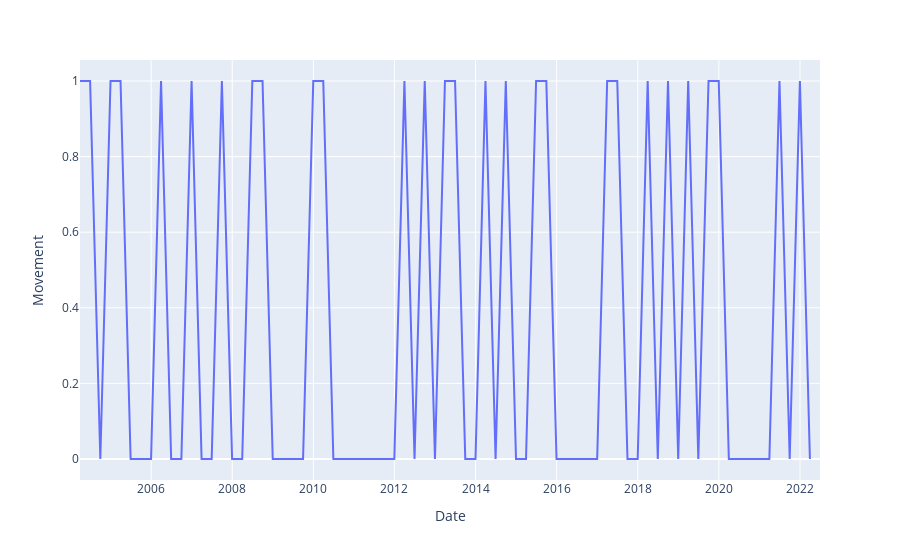
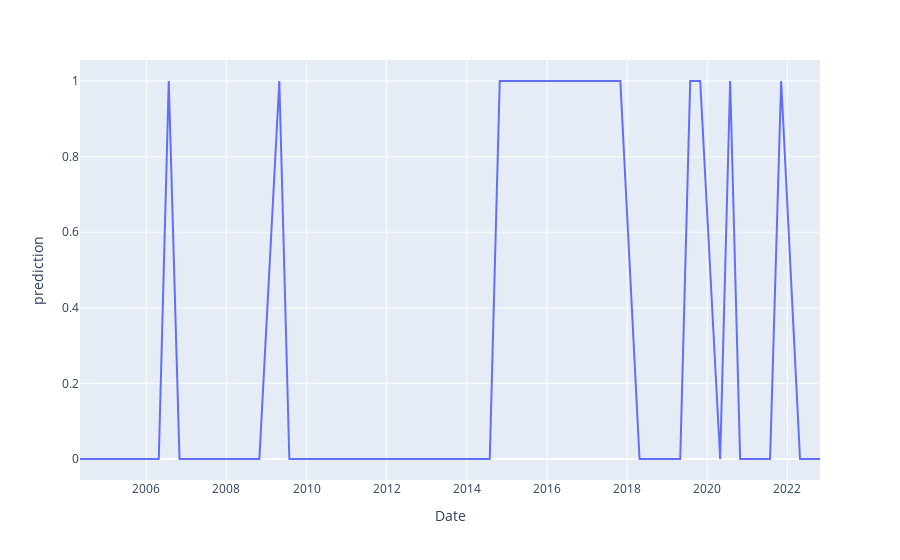

Write notebook code for charts like these, in order.
### Markdown cell above
The following plots to help visualize the predicted vs actual movement of IBM's stock price

### Code cell
import plotly.express as px

print("The Actual Movement of Stock Price")
px.line(data1, x='Date', y="Movement").show() # actual

print("The Predicted Movement of Stock Price")
px.line(sentiments, x='Date', y="prediction").show() # predicted

### Figure 1 — Plotly figure (JSON) as saved in the notebook; plotly's stock layout.template omitted (floating-point values rounded to 4 significant figures)
{"data": [{"hovertemplate": "Date=%{x}<br>Movement=%{y}<extra></extra>", "legendgroup": "", "line": {"color": "#636efa", "dash": "solid"}, "marker": {"symbol": "circle"}, "mode": "lines", "name": "", "orientation": "v", "showlegend": false, "type": "scatter", "x": ["2022-06-30T00:00:00", "2022-03-31T00:00:00", "2021-12-31T00:00:00", "2021-09-30T00:00:00", "2021-06-30T00:00:00", "2021-03-31T00:00:00", "2020-12-31T00:00:00", "2020-09-30T00:00:00", "2020-06-30T00:00:00", "2020-03-31T00:00:00", "2019-12-31T00:00:00", "2019-09-30T00:00:00", "2019-06-30T00:00:00", "2019-03-31T00:00:00", "2018-12-31T00:00:00", "2018-09-30T00:00:00", "2018-06-30T00:00:00", "2018-03-31T00:00:00", "2017-12-31T00:00:00", "2017-09-30T00:00:00", "2017-06-30T00:00:00", "2017-03-31T00:00:00", "2016-12-31T00:00:00", "2016-09-30T00:00:00", "2016-06-30T00:00:00", "2016-03-31T00:00:00", "2015-12-31T00:00:00", "2015-09-30T00:00:00", "2015-06-30T00:00:00", "2015-03-31T00:00:00", "2014-12-31T00:00:00", "2014-09-30T00:00:00", "2014-06-30T00:00:00", "2014-03-31T00:00:00", "2013-12-31T00:00:00", "2013-09-30T00:00:00", "2013-06-30T00:00:00", "2013-03-31T00:00:00", "2012-12-31T00:00:00", "2012-09-30T00:00:00", "2012-06-30T00:00:00", "2012-03-31T00:00:00", "2011-12-31T00:00:00", "2011-09-30T00:00:00", "2011-06-30T00:00:00", "2011-03-31T00:00:00", "2010-12-31T00:00:00", "2010-09-30T00:00:00", "2010-06-30T00:00:00", "2010-03-31T00:00:00", "2009-12-31T00:00:00", "2009-09-30T00:00:00", "2009-06-30T00:00:00", "2009-03-31T00:00:00", "2008-12-31T00:00:00", "2008-09-30T00:00:00", "2008-06-30T00:00:00", "2008-03-31T00:00:00", "2007-12-31T00:00:00", "2007-09-30T00:00:00", "2007-06-30T00:00:00", "2007-03-31T00:00:00", "2006-12-31T00:00:00", "2006-09-30T00:00:00", "2006-06-30T00:00:00", "2006-03-31T00:00:00", "2005-12-31T00:00:00", "2005-09-30T00:00:00", "2005-06-30T00:00:00", "2005-03-31T00:00:00", "2004-12-31T00:00:00", "2004-09-30T00:00:00", "2004-06-30T00:00:00", "2004-03-31T00:00:00"], "xaxis": "x", "y": [null, 0, 1, 0, 1, 0, 0, 0, 0, 0, 1, 1, 0, 1, 0, 1, 0, 1, 0, 0, 1, 1, 0, 0, 0, 0, 0, 1, 1, 0, 0, 1, 0, 1, 0, 0, 1, 1, 0, 1, 0, 1, 0, 0, 0, 0, 0, 0, 0, 1, 1, 0, 0, 0, 0, 1, 1, 0, 0, 1, 0, 0, 1, 0, 0, 1, 0, 0, 0, 1, 1, 0, 1, 1], "yaxis": "y"}], "layout": {"autosize": true, "legend": {"tracegroupgap": 0}, "margin": {"t": 60}, "xaxis": {"anchor": "y", "autorange": true, "domain": [0, 1], "range": ["2004-03-31", "2022-06-30"], "title": {"text": "Date"}, "type": "date"}, "yaxis": {"anchor": "x", "autorange": true, "domain": [0, 1], "range": [-0.05556, 1.056], "title": {"text": "Movement"}, "type": "linear"}}}

### Figure 2 — Plotly figure (JSON) as saved in the notebook; plotly's stock layout.template omitted (floating-point values rounded to 4 significant figures)
{"data": [{"hovertemplate": "Date=%{x}<br>prediction=%{y}<extra></extra>", "legendgroup": "", "line": {"color": "#636efa", "dash": "solid"}, "marker": {"symbol": "circle"}, "mode": "lines", "name": "", "orientation": "v", "showlegend": false, "type": "scatter", "x": ["2022-10-25T00:00:00", "2022-07-25T00:00:00", "2022-04-26T00:00:00", "2021-11-05T00:00:00", "2021-07-27T00:00:00", "2021-04-27T00:00:00", "2020-10-27T00:00:00", "2020-07-28T00:00:00", "2020-04-28T00:00:00", "2019-10-29T00:00:00", "2019-07-30T00:00:00", "2019-04-30T00:00:00", "2018-10-30T00:00:00", "2018-07-31T00:00:00", "2018-04-24T00:00:00", "2017-10-31T00:00:00", "2017-07-25T00:00:00", "2017-04-25T00:00:00", "2016-10-25T00:00:00", "2016-07-26T00:00:00", "2016-04-26T00:00:00", "2015-10-27T00:00:00", "2015-07-28T00:00:00", "2015-04-28T00:00:00", "2014-10-28T00:00:00", "2014-07-29T00:00:00", "2014-04-29T00:00:00", "2013-10-29T00:00:00", "2013-07-30T00:00:00", "2013-04-30T00:00:00", "2012-10-30T00:00:00", "2012-07-31T00:00:00", "2012-04-24T00:00:00", "2011-10-25T00:00:00", "2011-07-26T00:00:00", "2011-04-26T00:00:00", "2010-10-26T00:00:00", "2010-07-27T00:00:00", "2010-04-27T00:00:00", "2009-10-27T00:00:00", "2009-07-28T00:00:00", "2009-04-28T00:00:00", "2008-10-28T00:00:00", "2008-07-29T00:00:00", "2008-04-29T00:00:00", "2007-10-30T00:00:00", "2007-07-31T00:00:00", "2007-04-24T00:00:00", "2006-10-31T00:00:00", "2006-07-25T00:00:00", "2006-04-25T00:00:00", "2005-10-25T00:00:00", "2005-07-26T00:00:00", "2005-04-26T00:00:00", "2004-11-01T00:00:00", "2004-10-28T00:00:00", "2004-07-30T00:00:00", "2004-05-07T00:00:00"], "xaxis": "x", "y": [0, 0, 0, 1, 0, 0, 0, 1, 0, 1, 1, 0, 0, 0, 0, 1, 1, 1, 1, 1, 1, 1, 1, 1, 1, 0, 0, 0, 0, 0, 0, 0, 0, 0, 0, 0, 0, 0, 0, 0, 0, 1, 0, 0, 0, 0, 0, 0, 0, 1, 0, 0, 0, 0, 0, 0, 0, 0], "yaxis": "y"}], "layout": {"autosize": true, "legend": {"tracegroupgap": 0}, "margin": {"t": 60}, "xaxis": {"anchor": "y", "autorange": true, "domain": [0, 1], "range": ["2004-05-07", "2022-10-25"], "title": {"text": "Date"}, "type": "date"}, "yaxis": {"anchor": "x", "autorange": true, "domain": [0, 1], "range": [-0.05556, 1.056], "title": {"text": "prediction"}, "type": "linear"}}}
